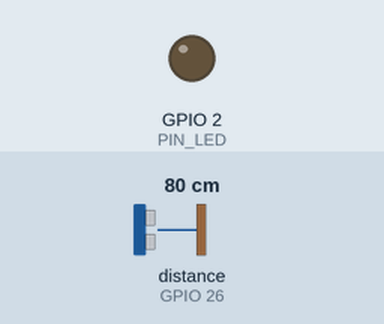
Recording of a program running on a simulated ESP32. Shown: output pins drawn as LEDs (lit = HIGH). Wiring (inferred from the names in the program): ultrasonic range finder: trigger GPIO 25; echo GPIO 26. The inputs (shaded band) are chosen by the test bench; at power-on: distance to the obstacle (sensor on GPIO 26) 80 cm. The echo pulse lasts 58.3 µs per cm; WiFi joins after 1.5 s; servers stay silent unless stated; uploads are accepted with an empty reply; pins used as bus, display or sensor lines are not drawn; what the program prints to the serial monitor is not drawn.

Above: at 6.25 s.
6.3 s: distance to the obstacle (sensor on GPIO 26) set to 2 cm
At 6.75 s:
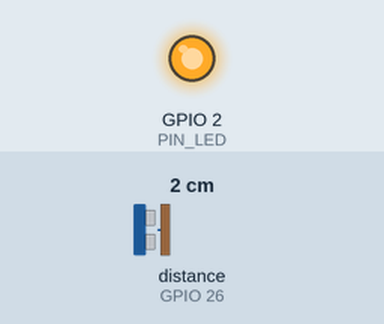
Timing chart, 0 to 15.8 s (numbered marks = the images above; inputs shaded):
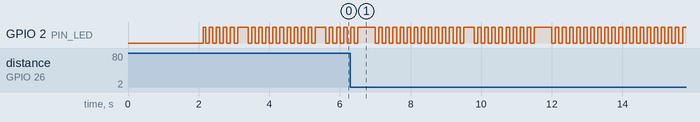

The program:

main.cpp
```cpp
// MbënnScan — firmware de la balise de niveau d'eau (ESP32, Arduino)
//
// Toutes les MESURE_INTERVALLE_MS :
//   1. 5 lectures du capteur, rejet hors 20–600 cm, médiane (≥ 3 lectures valides requises)
//   2. mesure empilée dans une file de 50 éléments (la plus ancienne est écrasée si pleine)
//   3. envoi de la file en HTTPS vers l'Edge Function `mesure`, une mesure par seconde au plus
//      (le serveur répond 429 au-delà), avec attente croissante en cas d'échec
//   Chaque mesure part avec `age_s` : secondes écoulées depuis la lecture (millis(), pas besoin
//   d'horloge réseau). Le serveur la date « réception - age_s » : après une coupure Wi-Fi, la file
//   est vidée dans l'ordre et chaque mesure garde sa vraie date, sans en perdre aucune.
// LED : lente = OK, rapide = erreur réseau.
//
// [TEST] Bouton « Coupure » (GPIO 4) : simule une absence de réseau (compilé seulement avec
//   -DSIMULATION_COUPURE ; absent du firmware de terrain).
//   1er appui = coupure (les mesures continuent et s'accumulent dans la file, rien n'est envoyé)
//   2e appui  = réseau rétabli (la file est vidée dans l'ordre, avec les bons age_s)
//
// Contrat : contracts/schemas/mesure_entrante.schema.json

#include <Arduino.h>
#include <WiFi.h>
#include <WiFiClientSecure.h>
#include <HTTPClient.h>
#include <math.h>

#include "secrets.h"

// ── Broches (modifiables) ────────────────────────────────────────────────────
#define PIN_LED   2     // LED bleue intégrée de la plupart des ESP32 DevKit
#ifdef SIMULATION_COUPURE
#define PIN_BTN_COUPURE 4   // [TEST] bouton vers GND (INPUT_PULLUP) : simule une coupure réseau
#endif
#if defined(CAPTEUR_TRIG_ECHO)
  #define PIN_TRIG 25
  #define PIN_ECHO 26   // ATTENTION : si le capteur est alimenté en 5 V, ECHO sort en 5 V
                        // → pont diviseur (1 kΩ / 2 kΩ) avant l'ESP32, ou alimenter en 3,3 V.
#elif defined(CAPTEUR_UART)
  #define PIN_RX2 16    // ← sortie TX du capteur
  #define PIN_TX2 17    // → entrée RX du capteur (souvent inutilisée)
#else
  #error "Choisir un environnement PlatformIO : jsn_sr04t ou a02yyuw"
#endif

// Canal Wi-Fi : 0 = recherche automatique (valeur de terrain).
// Wokwi-GUEST émet sur le canal 6 : y définir WIFI_CHANNEL 6 pour une connexion plus rapide.
#ifndef WIFI_CHANNEL
  #define WIFI_CHANNEL 0
#endif

// ── Paramètres de mesure ─────────────────────────────────────────────────────
static const uint8_t  NB_LECTURES    = 5;
static const uint8_t  NB_VALIDES_MIN = 3;
static const float    DIST_MIN_CM    = 20.0f;
static const float    DIST_MAX_CM    = 600.0f;
static const uint32_t PAUSE_LECTURE_MS = 80;
static const uint32_t AGE_MAX_S    = 86400;  // limite du contrat (age_s ≤ 86400) ; au-delà, mesure abandonnée
static const int      RSSI_INCONNU = 1;   // hors plage (-120…0) : pas de mesure → envoyé en null
static const int      PAS_DE_WIFI  = -100; // [MODIF] code interne : Wi-Fi pas connecté, rien envoyé

// ── File d'attente ───────────────────────────────────────────────────────────
static const size_t FILE_MAX = 50;
struct Mesure { float distance_cm; int rssi; uint32_t t_ms; };   // t_ms : millis() à la lecture
static Mesure  file[FILE_MAX];
static size_t  fileTete = 0, fileTaille = 0;

static void empiler(const Mesure &m) {
  if (fileTaille == FILE_MAX) {              // pleine : on perd la plus ancienne
    fileTete = (fileTete + 1) % FILE_MAX;
    fileTaille--;
  }
  file[(fileTete + fileTaille) % FILE_MAX] = m;
  fileTaille++;
}
static void depiler() {
  if (fileTaille == 0) return;
  fileTete = (fileTete + 1) % FILE_MAX;
  fileTaille--;
}

// ── État ─────────────────────────────────────────────────────────────────────
static uint32_t prochaineMesure = 0;
static uint32_t prochainEnvoi   = 0;
static uint32_t attenteMs       = 1000;      // attente croissante : 1 s → 60 s
static bool     echecEnvoi      = false;
static uint32_t dernierWifi     = 0;
static bool     wifiOk          = false;     // [MODIF] état Wi-Fi au tour précédent
static bool     reseauCoupe     = false;     // [TEST] true = coupure réseau simulée par le bouton

// ── Capteur ──────────────────────────────────────────────────────────────────
#if defined(CAPTEUR_TRIG_ECHO)

static float lireUneDistanceCm() {
  digitalWrite(PIN_TRIG, LOW);  delayMicroseconds(4);
  digitalWrite(PIN_TRIG, HIGH); delayMicroseconds(12);
  digitalWrite(PIN_TRIG, LOW);
  unsigned long us = pulseIn(PIN_ECHO, HIGH, 38000UL);   // 38 ms ≈ 650 cm aller-retour
  if (us == 0) return NAN;
  return us * 0.0343f / 2.0f;                            // 343 m/s à ~20 °C
}

#else  // CAPTEUR_UART (A02YYUW) : trame 0xFF, H, L, somme ; distance en mm

static float lireUneDistanceCm() {
  while (Serial2.available()) Serial2.read();            // on repart d'une trame fraîche
  uint32_t debut = millis();
  while (millis() - debut < 300) {
    if (Serial2.available() >= 4) {
      if (Serial2.peek() != 0xFF) { Serial2.read(); continue; }
      uint8_t t[4];
      Serial2.readBytes(t, 4);
      if (((t[0] + t[1] + t[2]) & 0xFF) != t[3]) continue;
      return ((t[1] << 8) | t[2]) / 10.0f;
    }
    delay(2);
  }
  return NAN;
}

#endif

// Médiane de NB_LECTURES lectures, ou NAN si trop peu de lectures valides.
static float mesurerMediane() {
  float v[NB_LECTURES];
  uint8_t n = 0;
  for (uint8_t i = 0; i < NB_LECTURES; i++) {
    float d = lireUneDistanceCm();
    if (!isnan(d) && d >= DIST_MIN_CM && d <= DIST_MAX_CM) v[n++] = d;
    delay(PAUSE_LECTURE_MS);
  }
  if (n < NB_VALIDES_MIN) return NAN;
  for (uint8_t i = 1; i < n; i++) {                      // tri par insertion
    float x = v[i]; int j = i - 1;
    while (j >= 0 && v[j] > x) { v[j + 1] = v[j]; j--; }
    v[j + 1] = x;
  }
  return (n % 2) ? v[n / 2] : (v[n / 2 - 1] + v[n / 2]) / 2.0f;
}

#ifdef SIMULATION_COUPURE
// ── [TEST] Bouton de coupure réseau simulée ─────────────────────────────────
// Anti-rebond : l'état n'est pris en compte que s'il est stable depuis 50 ms.
static void gererBoutonCoupure(uint32_t now) {
  static bool     etatStable  = HIGH;   // INPUT_PULLUP : HIGH = relâché, LOW = appuyé
  static bool     dernierLu   = HIGH;
  static uint32_t tChangement = 0;

  bool lu = digitalRead(PIN_BTN_COUPURE);
  if (lu != dernierLu) { dernierLu = lu; tChangement = now; }

  if ((now - tChangement) > 50 && lu != etatStable) {
    etatStable = lu;
    if (etatStable == LOW) {            // front descendant = un appui
      reseauCoupe = !reseauCoupe;
      if (reseauCoupe) {
        Serial.println("[test] >>> COUPURE RESEAU simulee : les mesures s'accumulent en file");
      } else {
        Serial.printf("[test] >>> reseau retabli : %u mesure(s) a envoyer\n", (unsigned)fileTaille);
        attenteMs = 1000;               // on repart tout de suite, sans attente résiduelle
        prochainEnvoi = now;
        echecEnvoi = false;
      }
    }
  }
}

#endif  // SIMULATION_COUPURE

// ── Réseau ───────────────────────────────────────────────────────────────────
static void connecterWifi() {
  WiFi.mode(WIFI_STA);
  WiFi.setAutoReconnect(true);
  WiFi.begin(WIFI_SSID, WIFI_PASSWORD, WIFI_CHANNEL);    // [MODIF] canal explicite
  dernierWifi = millis();
}

// Renvoie le code HTTP (201, 400, 401, 429…), un code négatif de HTTPClient si la requête
// n'a pas abouti, ou PAS_DE_WIFI si rien n'a été tenté.
static int envoyer(const Mesure &m) {
  if (WiFi.status() != WL_CONNECTED) return PAS_DE_WIFI; // [MODIF] distinct d'un échec HTTP

  char rssiTxt[8];
  if (m.rssi == RSSI_INCONNU) strcpy(rssiTxt, "null");
  else snprintf(rssiTxt, sizeof rssiTxt, "%d", m.rssi);

  char corps[160];
  uint32_t age_s = (millis() - m.t_ms) / 1000;           // soustraction non signée : sûre au débordement de millis()
  snprintf(corps, sizeof corps,
           "{\"balise_id\":\"%s\",\"distance_cm\":%.1f,\"rssi\":%s,\"age_s\":%lu}",
           BALISE_ID, m.distance_cm, rssiTxt, (unsigned long)age_s);

  // [MODIF] Client TLS conservé entre les envois : on évite un handshake complet à chaque mesure
  // (c'est lui qui provoque les « connection refused » sur la passerelle simulée de Wokwi).
  static WiFiClientSecure client;
  client.setInsecure();   // TODO(sécurité) : épingler le certificat racine avant la mise en service terrain
  HTTPClient http;
  http.setReuse(true);
  http.setTimeout(8000);
  if (!http.begin(client, MESURE_URL)) {
    Serial.println("[envoi] MESURE_URL invalide (vérifier secrets.h)");  // [MODIF]
    return -1;
  }
  http.addHeader("Content-Type", "application/json");
  http.addHeader("Authorization", String("Bearer ") + BALISE_API_KEY);
  int code = http.POST((uint8_t *)corps, strlen(corps));
  if (code < 0) {                                        // [MODIF] cause lisible de l'échec
    Serial.printf("[envoi] HTTPS : %s\n", http.errorToString(code).c_str());
    client.stop();                                       // [MODIF] connexion douteuse : on repart d'une session neuve
  } else if (code != 201) {
    Serial.println(http.getString());                    // ex. {"erreur":"..."}
  }
  http.end();
  return code;
}

static void traiterFile() {
  if (fileTaille == 0 || (int32_t)(millis() - prochainEnvoi) < 0) return;

  // [TEST] Coupure simulée : rien n'est envoyé, la file continue de grossir.
  if (reseauCoupe) return;

  // [MODIF] Pas de Wi-Fi : on attend sans faire grimper l'attente ; l'envoi repart
  // tout seul dès la reconnexion (voir loop()).
  if (WiFi.status() != WL_CONNECTED) return;

  const Mesure &m = file[fileTete];
  if ((millis() - m.t_ms) / 1000 > AGE_MAX_S) {          // trop ancienne pour le contrat : 400 assuré
    Serial.println("[file] mesure de plus de 24 h abandonnée");
    depiler();
    return;
  }
  int code = envoyer(m);

  if (code == 201) {
    Serial.printf("[envoi] 201 OK  %.1f cm, age %lu s (reste %u)\n", m.distance_cm,
                  (unsigned long)((millis() - m.t_ms) / 1000), (unsigned)(fileTaille - 1));
    depiler();
    echecEnvoi = false;
    attenteMs = 1000;
    prochainEnvoi = millis() + 1100;                     // > 1 s : limite du serveur
  } else if (code == 400) {                              // mesure refusée : inutile de réessayer
    Serial.println("[envoi] 400 mesure refusée, abandonnée");
    depiler();
    prochainEnvoi = millis() + 1100;
  } else if (code == 429) {
    Serial.println("[envoi] 429 trop rapide, on patiente");
    prochainEnvoi = millis() + 2000;
  } else {                                               // 401, 5xx, échec HTTPS…
    if (code == 401) Serial.println("[envoi] 401 clé de balise invalide (vérifier secrets.h)");
    else Serial.printf("[envoi] échec (%d), nouvel essai dans %lu s\n", code, (unsigned long)(attenteMs / 1000));
    echecEnvoi = true;
    prochainEnvoi = millis() + attenteMs;
    attenteMs = min<uint32_t>(attenteMs * 2, 60000);
  }
}

static void majLed() {
  // [TEST] la coupure simulée allume le même signal qu'une vraie erreur réseau
  bool erreur = reseauCoupe || echecEnvoi || WiFi.status() != WL_CONNECTED;
  uint32_t demiPeriode = erreur ? 100 : 1000;            // rapide = erreur, lente = OK
  digitalWrite(PIN_LED, (millis() / demiPeriode) % 2);
}

// ── Arduino ──────────────────────────────────────────────────────────────────
void setup() {
  Serial.begin(115200);
  pinMode(PIN_LED, OUTPUT);
#ifdef SIMULATION_COUPURE
  pinMode(PIN_BTN_COUPURE, INPUT_PULLUP);                // [TEST]
#endif
#if defined(CAPTEUR_TRIG_ECHO)
  pinMode(PIN_TRIG, OUTPUT);
  pinMode(PIN_ECHO, INPUT);
#else
  Serial2.begin(9600, SERIAL_8N1, PIN_RX2, PIN_TX2);
#endif
  Serial.printf("\nMbënnScan balise %s — intervalle %d ms\n", BALISE_ID, MESURE_INTERVALLE_MS);
  connecterWifi();

  // [MODIF] On attend le Wi-Fi (15 s max) avant la première mesure,
  // pour que le premier envoi parte tout de suite.
  Serial.printf("[wifi] connexion à %s", WIFI_SSID);
  uint32_t t0 = millis();
  while (WiFi.status() != WL_CONNECTED && millis() - t0 < 15000) {
    delay(250);
    Serial.print(".");
  }
  Serial.println(WiFi.status() == WL_CONNECTED ? " OK" : " pas encore, on continue");
}

void loop() {
  uint32_t now = millis();

#ifdef SIMULATION_COUPURE
  gererBoutonCoupure(now);                               // [TEST]
#endif

  // [MODIF] Le Wi-Fi vient de (re)venir : on remet l'attente à zéro et on vide la file tout de suite
  bool connecte = WiFi.status() == WL_CONNECTED;
  if (connecte && !wifiOk) {
    Serial.printf("[wifi] connecté, IP %s, rssi %d\n", WiFi.localIP().toString().c_str(), WiFi.RSSI());
    attenteMs = 1000;
    prochainEnvoi = now;
    echecEnvoi = false;
  } else if (!connecte && wifiOk) {
    Serial.println("[wifi] coupé, les mesures sont gardées en file");
  }
  wifiOk = connecte;

  // L'auto-reconnexion gère les coupures ; si le Wi-Fi reste coupé 30 s, on relance
  if (!connecte && now - dernierWifi > 30000) {
    Serial.println("[wifi] toujours coupé, nouvelle tentative…");
    WiFi.reconnect();
    dernierWifi = now;
  }

  if ((int32_t)(now - prochaineMesure) >= 0) {
    prochaineMesure = now + MESURE_INTERVALLE_MS;
    float d = mesurerMediane();
    if (isnan(d)) {
      Serial.println("[mesure] lecture invalide (hors 20–600 cm ou capteur muet), ignorée");
    } else {
      // [TEST] pendant la coupure simulée, pas de RSSI (comme sans réseau)
      bool reseauOk = !reseauCoupe && WiFi.status() == WL_CONNECTED;
      Mesure m = { d, reseauOk ? WiFi.RSSI() : RSSI_INCONNU, millis() };
      empiler(m);

      if (reseauCoupe) {
        Serial.printf("[file] pas de reseau : %.1f cm stockee en memoire (file %u)\n",
                      m.distance_cm, (unsigned)fileTaille);
      } else {
        Serial.printf("[mesure] %.1f cm, rssi %d, file %u\n",
                      m.distance_cm, m.rssi, (unsigned)fileTaille);
      }
    }
  }

  traiterFile();
  majLed();
  delay(5);
}
```

secrets.example.h
```cpp
// Copier ce fichier en secrets.h (jamais versionné) et remplir les valeurs.
#pragma once

#define WIFI_SSID          ""
#define WIFI_PASSWORD      ""

// URL de l'Edge Function : https://<projet>.supabase.co/functions/v1/mesure
#define MESURE_URL         ""
// Clé propre à cette balise (stockée hachée côté Supabase)
#define BALISE_API_KEY     ""
#define BALISE_ID          "bal-01"

// Intervalle entre deux mesures, en millisecondes (5000 en démo, 60000 sur le terrain)
#define MESURE_INTERVALLE_MS 5000
```
